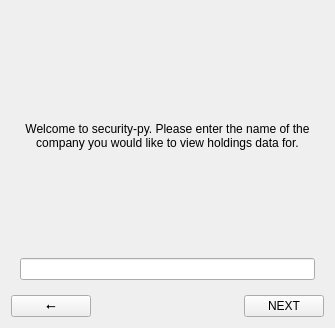
<?xml version="1.0" encoding="UTF-8"?>
<ui version="4.0">
 <class>searchWidget</class>
 <widget class="QWidget" name="searchWidget">
  <property name="geometry">
   <rect>
    <x>0</x>
    <y>0</y>
    <width>335</width>
    <height>328</height>
   </rect>
  </property>
  <property name="windowTitle">
   <string>Search</string>
  </property>
  <layout class="QVBoxLayout" name="verticalLayout">
   <item>
    <widget class="QStackedWidget" name="stackedWidget">
     <property name="currentIndex">
      <number>0</number>
     </property>
     <widget class="QWidget" name="searchPage">
      <layout class="QVBoxLayout" name="verticalLayout_3">
       <item>
        <spacer name="verticalSpacer_2">
         <property name="orientation">
          <enum>Qt::Vertical</enum>
         </property>
         <property name="sizeHint" stdset="0">
          <size>
           <width>20</width>
           <height>40</height>
          </size>
         </property>
        </spacer>
       </item>
       <item>
        <widget class="QLabel" name="welcomeLabel">
         <property name="text">
          <string>Welcome to security-py. Please enter the name of the company you would like to view holdings data for.</string>
         </property>
         <property name="alignment">
          <set>Qt::AlignCenter</set>
         </property>
         <property name="wordWrap">
          <bool>true</bool>
         </property>
        </widget>
       </item>
       <item>
        <spacer name="verticalSpacer">
         <property name="orientation">
          <enum>Qt::Vertical</enum>
         </property>
         <property name="sizeHint" stdset="0">
          <size>
           <width>20</width>
           <height>40</height>
          </size>
         </property>
        </spacer>
       </item>
       <item>
        <widget class="QLineEdit" name="searchField"/>
       </item>
      </layout>
     </widget>
     <widget class="QWidget" name="companyResultsPage">
      <layout class="QVBoxLayout" name="verticalLayout_5">
       <item>
        <widget class="QLabel" name="companySearchResultsLabel">
         <property name="text">
          <string>Please select the company from the search results. Press the back button to change your search term.</string>
         </property>
         <property name="alignment">
          <set>Qt::AlignCenter</set>
         </property>
         <property name="wordWrap">
          <bool>true</bool>
         </property>
        </widget>
       </item>
       <item>
        <widget class="QListWidget" name="companyList"/>
       </item>
      </layout>
     </widget>
     <widget class="QWidget" name="filingsResultPage">
      <layout class="QVBoxLayout" name="verticalLayout_6">
       <item>
        <widget class="QLabel" name="filingsResultsLabel">
         <property name="text">
          <string>Please select the filing type and date for which you would like to import.</string>
         </property>
         <property name="alignment">
          <set>Qt::AlignCenter</set>
         </property>
         <property name="wordWrap">
          <bool>true</bool>
         </property>
        </widget>
       </item>
       <item>
        <widget class="QListWidget" name="filingsList"/>
       </item>
      </layout>
     </widget>
    </widget>
   </item>
   <item>
    <layout class="QHBoxLayout" name="horizontalLayout">
     <item>
      <widget class="QPushButton" name="prevButton">
       <property name="text">
        <string>⭠</string>
       </property>
      </widget>
     </item>
     <item>
      <spacer name="horizontalSpacer">
       <property name="orientation">
        <enum>Qt::Horizontal</enum>
       </property>
       <property name="sizeHint" stdset="0">
        <size>
         <width>40</width>
         <height>20</height>
        </size>
       </property>
      </spacer>
     </item>
     <item>
      <widget class="QPushButton" name="nextButton">
       <property name="text">
        <string>NEXT</string>
       </property>
      </widget>
     </item>
    </layout>
   </item>
  </layout>
 </widget>
 <resources/>
 <connections/>
</ui>
